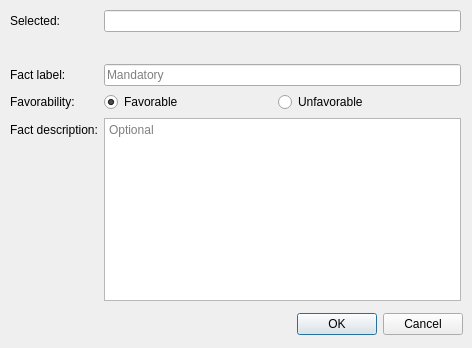
<?xml version="1.0" encoding="UTF-8"?>
<ui version="4.0">
 <class>AddFactForm</class>
 <widget class="QWidget" name="AddFactForm">
  <property name="geometry">
   <rect>
    <x>0</x>
    <y>0</y>
    <width>472</width>
    <height>348</height>
   </rect>
  </property>
  <property name="windowTitle">
   <string>Form</string>
  </property>
  <widget class="QWidget" name="formLayoutWidget">
   <property name="geometry">
    <rect>
     <x>10</x>
     <y>10</y>
     <width>451</width>
     <height>291</height>
    </rect>
   </property>
   <layout class="QFormLayout" name="formLayout">
    <item row="0" column="0">
     <widget class="QLabel" name="selected_label">
      <property name="text">
       <string>Selected:</string>
      </property>
     </widget>
    </item>
    <item row="0" column="1">
     <widget class="QLineEdit" name="selected_line_edit">
      <property name="whatsThis">
       <string>&lt;!DOCTYPE HTML PUBLIC &quot;-//W3C//DTD HTML 4.0//EN&quot; &quot;http://www.w3.org/TR/REC-html40/strict.dtd&quot;&gt;
&lt;html&gt;&lt;head&gt;&lt;meta name=&quot;qrichtext&quot; content=&quot;1&quot; /&gt;&lt;style type=&quot;text/css&quot;&gt;
p, li { white-space: pre-wrap; }
&lt;/style&gt;&lt;/head&gt;&lt;body style=&quot; font-family:'MS Shell Dlg 2'; font-size:8pt; font-weight:400; font-style:normal;&quot;&gt;
&lt;p style=&quot; margin-top:12px; margin-bottom:12px; margin-left:0px; margin-right:0px; -qt-block-indent:0; text-indent:0px;&quot;&gt;This field presents the label of the selected hypothesis or fact.&lt;/p&gt;&lt;/body&gt;&lt;/html&gt;</string>
      </property>
      <property name="readOnly">
       <bool>true</bool>
      </property>
      <property name="clearButtonEnabled">
       <bool>false</bool>
      </property>
     </widget>
    </item>
    <item row="1" column="0">
     <spacer name="horizontalSpacer">
      <property name="orientation">
       <enum>Qt::Horizontal</enum>
      </property>
      <property name="sizeHint" stdset="0">
       <size>
        <width>40</width>
        <height>20</height>
       </size>
      </property>
     </spacer>
    </item>
    <item row="2" column="0">
     <widget class="QLabel" name="hecho_label">
      <property name="text">
       <string>Fact label:</string>
      </property>
     </widget>
    </item>
    <item row="2" column="1">
     <widget class="QLineEdit" name="fact_label_line_edit">
      <property name="whatsThis">
       <string>&lt;html&gt;&lt;head/&gt;&lt;body&gt;&lt;p&gt;Fact label represents the text that is shown in the fact graphical node. It allows up to 50 characters.&lt;/p&gt;&lt;p&gt;&lt;span style=&quot; font-weight:600; font-style:italic;&quot;&gt;Mandatory field&lt;/span&gt;&lt;/p&gt;&lt;/body&gt;&lt;/html&gt;</string>
      </property>
      <property name="maxLength">
       <number>50</number>
      </property>
      <property name="placeholderText">
       <string>Mandatory</string>
      </property>
     </widget>
    </item>
    <item row="3" column="0">
     <widget class="QLabel" name="favorabilidad_label">
      <property name="text">
       <string>Favorability:</string>
      </property>
     </widget>
    </item>
    <item row="4" column="0">
     <widget class="QLabel" name="fact_desc_label">
      <property name="text">
       <string>Fact description:</string>
      </property>
     </widget>
    </item>
    <item row="4" column="1">
     <widget class="QPlainTextEdit" name="fact_desc_text_edit">
      <property name="whatsThis">
       <string>&lt;html&gt;&lt;head/&gt;&lt;body&gt;&lt;p&gt;In this field you may enter a detailed description of the fact being added.&lt;/p&gt;&lt;p&gt;&lt;span style=&quot; font-style:italic;&quot;&gt;Optional field&lt;/span&gt;&lt;/p&gt;&lt;/body&gt;&lt;/html&gt;</string>
      </property>
      <property name="placeholderText">
       <string>Optional</string>
      </property>
     </widget>
    </item>
    <item row="3" column="1">
     <widget class="QWidget" name="widget" native="true">
      <property name="whatsThis">
       <string>&lt;html&gt;&lt;head/&gt;&lt;body&gt;&lt;p&gt;Aquí se selecciona la favorabilidad del hecho que se quiere agregar.&lt;/p&gt;&lt;p&gt;&lt;span style=&quot; font-weight:600; font-style:italic;&quot;&gt;Este campo es obligatorio&lt;/span&gt;&lt;/p&gt;&lt;/body&gt;&lt;/html&gt;</string>
      </property>
      <layout class="QHBoxLayout" name="horizontalLayout">
       <property name="spacing">
        <number>0</number>
       </property>
       <property name="leftMargin">
        <number>0</number>
       </property>
       <property name="topMargin">
        <number>0</number>
       </property>
       <property name="bottomMargin">
        <number>0</number>
       </property>
       <item>
        <widget class="QRadioButton" name="fav_radio_button">
         <property name="text">
          <string>Favorable</string>
         </property>
         <property name="checked">
          <bool>true</bool>
         </property>
         <attribute name="buttonGroup">
          <string notr="true">favorability_button_group</string>
         </attribute>
        </widget>
       </item>
       <item>
        <widget class="QRadioButton" name="unfav_radio_button">
         <property name="text">
          <string>Unfavorable</string>
         </property>
         <attribute name="buttonGroup">
          <string notr="true">favorability_button_group</string>
         </attribute>
        </widget>
       </item>
      </layout>
     </widget>
    </item>
   </layout>
  </widget>
  <widget class="QDialogButtonBox" name="button_box">
   <property name="geometry">
    <rect>
     <x>270</x>
     <y>310</y>
     <width>193</width>
     <height>28</height>
    </rect>
   </property>
   <property name="standardButtons">
    <set>QDialogButtonBox::Cancel|QDialogButtonBox::Ok</set>
   </property>
  </widget>
 </widget>
 <tabstops>
  <tabstop>fact_label_line_edit</tabstop>
  <tabstop>fav_radio_button</tabstop>
  <tabstop>unfav_radio_button</tabstop>
  <tabstop>fact_desc_text_edit</tabstop>
  <tabstop>selected_line_edit</tabstop>
 </tabstops>
 <resources/>
 <connections/>
 <buttongroups>
  <buttongroup name="favorability_button_group">
   <property name="exclusive">
    <bool>true</bool>
   </property>
  </buttongroup>
 </buttongroups>
</ui>
